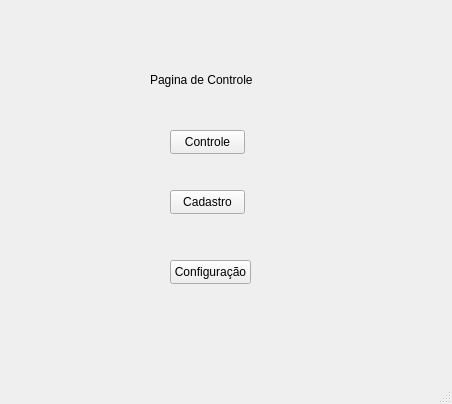
<?xml version="1.0" encoding="UTF-8"?>
<ui version="4.0">
 <class>MainWindow</class>
 <widget class="QMainWindow" name="MainWindow">
  <property name="geometry">
   <rect>
    <x>0</x>
    <y>0</y>
    <width>452</width>
    <height>404</height>
   </rect>
  </property>
  <property name="windowTitle">
   <string>MainWindow</string>
  </property>
  <widget class="QWidget" name="centralwidget">
   <widget class="QStackedWidget" name="paginaInicial">
    <property name="geometry">
     <rect>
      <x>70</x>
      <y>40</y>
      <width>281</width>
      <height>331</height>
     </rect>
    </property>
    <property name="currentIndex">
     <number>0</number>
    </property>
    <widget class="QWidget" name="paginaControle">
     <widget class="QPushButton" name="botao_controle">
      <property name="geometry">
       <rect>
        <x>100</x>
        <y>90</y>
        <width>75</width>
        <height>24</height>
       </rect>
      </property>
      <property name="text">
       <string>Controle</string>
      </property>
     </widget>
     <widget class="QPushButton" name="botao_cadastro">
      <property name="geometry">
       <rect>
        <x>100</x>
        <y>150</y>
        <width>75</width>
        <height>24</height>
       </rect>
      </property>
      <property name="text">
       <string>Cadastro</string>
      </property>
     </widget>
     <widget class="QPushButton" name="botao_config">
      <property name="geometry">
       <rect>
        <x>100</x>
        <y>220</y>
        <width>81</width>
        <height>24</height>
       </rect>
      </property>
      <property name="text">
       <string>Configuração</string>
      </property>
     </widget>
     <widget class="QLabel" name="label">
      <property name="geometry">
       <rect>
        <x>80</x>
        <y>30</y>
        <width>111</width>
        <height>20</height>
       </rect>
      </property>
      <property name="text">
       <string>Pagina de Controle</string>
      </property>
     </widget>
    </widget>
    <widget class="QWidget" name="paginaCadastro"/>
   </widget>
  </widget>
  <widget class="QStatusBar" name="statusbar"/>
 </widget>
 <resources/>
 <connections/>
</ui>
